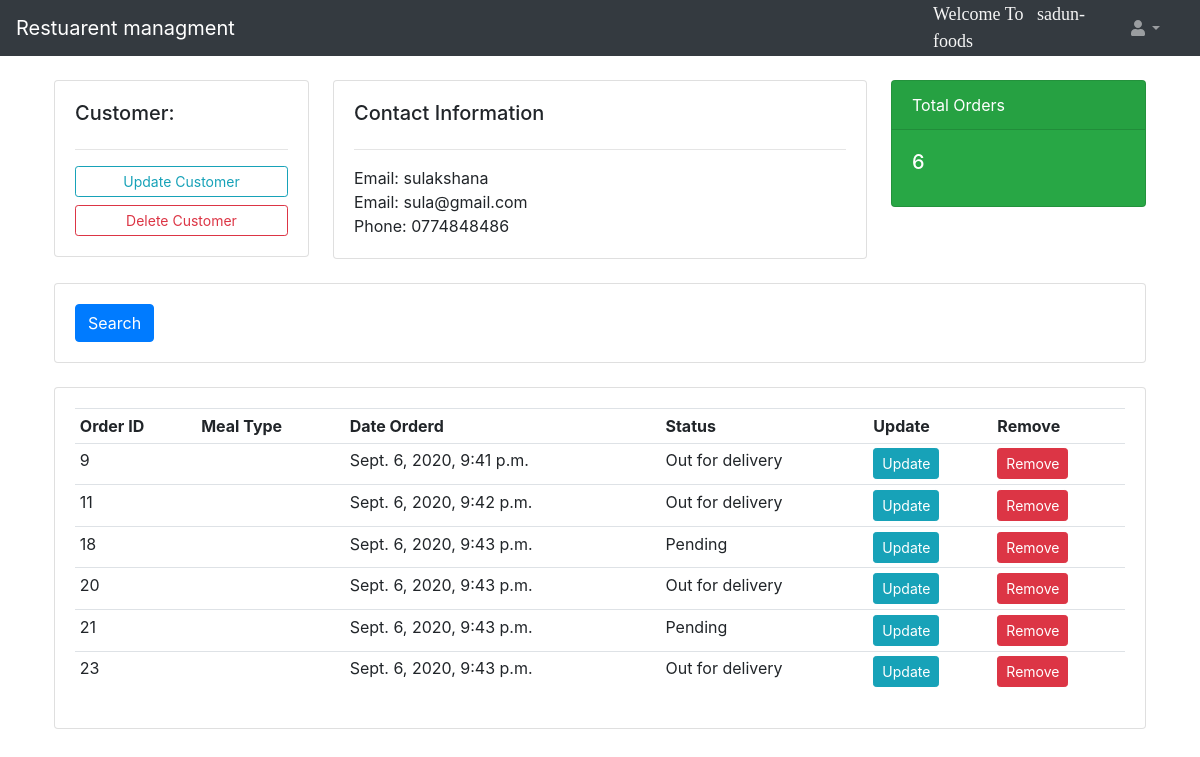
The page /customer/10/ (signed in) on the database its author committed.
### accounts/models.py (models this page shows, shortened)
class Customer(models.Model):
		name = models.CharField(max_length=200, null=True)
		contact_number = models.CharField(max_length=200, null=True)
		email = models.CharField(max_length=200, null=True)
		Address = models.CharField(max_length=200, null=True)
		user = models.ForeignKey(User,on_delete=models.CASCADE)

class Order(models.Model):
		STATUS = (
				('Pending', 'Pending'),
				('Out for delivery', 'Out for delivery'),
				('Delivered', 'Delivered'),
				)
		customer = models.ForeignKey(Customer, null=True, on_delete= models.SET_NULL)
		meal = models.ForeignKey(Meal, null=True, on_delete= models.SET_NULL)
		date_created = models.DateTimeField(auto_now_add=True, null=True)
		qty=models.IntegerField(null=True)
		status = models.CharField(max_length=200, null=True, choices=STATUS)
		user = models.ForeignKey(User,on_delete=models.CASCADE)

### accounts/views.py (the view)
# urls.py: path('customer/<str:pk_test>/', views.customerDetails, name="customer_info"),
@login_required(login_url='log')
def customerDetails(request, pk_test):
	customer = Customer.objects.get(id=pk_test)
	orders = customer.order_set.all()  # Returns all orders related to customer
	order_count = orders.count()
	context = {'customer':customer, 'view_customer_oders':orders, 'order_count':order_count}
	return render(request, 'customer.html',context)

### accounts/templates/customer.html
{%  extends 'main.html' %}
{% block content %}
{%  include 'navbar.html' %}
	<br>
<div class="container">
    <div class="row">
        <div class="col-md-3">
            <div class="card card-body">
                <h5>Customer:</h5>
                <hr>
                <a class="btn btn-outline-info  btn-sm btn-block" href="">Update Customer</a>
                <a class="btn btn-outline-danger  btn-sm btn-block" href="">Delete Customer</a>
            </div>
        </div>
        <div class="col-md-6">
            <div class="card card-body">
                <h5>Contact Information</h5>
                <hr>
                Email:  {{customer.name}}
                <br>
                Email: {{customer.email}}
                <br>
                Phone: {{customer.contact_number}}
            </div>
        </div>
        <div class="col-md-3">
            <div class="card text-white bg-success mb-3" style="max-width: 18rem;">
                <div class="card-header">Total Orders</div>
                <div class="card-body">
                  <h5 class="card-title">{{order_count}}</h5>
                </div>
            </div>
         </div>
    </div>
    <br>
    <div class="row">
        <div class="col">
            <div class="card card-body">
                <form method="get">
                <button class="btn btn-primary" type="submit">Search</button>
            </form>
            </div>
        </div>
    </div>
    <br>
    <div class="row">
        <div class="col-md">
            <div class="card card-body">
                <table class="table table-sm">
                    <tr>
                        <th>Order ID</th>
                        <th>Meal Type</th>
                        <th>Date Orderd</th>
                        <th>Status</th>
                        <th>Update</th>
                        <th>Remove</th>
                    </tr>
                    {% for i in view_customer_oders %}
                    <tr>
                        <td>{{i.id}}</td>
                        <td>{{i.meal.name}}</td>
                        <td>{{i.date_created}}</td>
                        <td>{{i.status}}</td>
                        <td><a class="btn btn-sm btn-info" href="">Update</a></td>
                        <td><a class="btn btn-sm btn-danger" href="">Remove</a></td>
                    </tr>
                    {% endfor %}
                </table>
            </div>
        </div>
    </div>
</div>
{% endblock %}

### accounts/templates/navbar.html (shortened to what this page needs)
<nav class="sb-topnav navbar navbar-expand navbar-dark bg-dark">
    <a class="navbar-brand" href="/">Restuarent managment </a>
    <span class="hello-msg">Welcome To &nbsp; {{request.user}}</span>
    <div class="navbar-nav d-none d-md-inline-block form-inline ml-auto mr-0 mr-md-3 my-2 my-md-0">
        <li class="nav-item dropdown">
            <a class="nav-link dropdown-toggle" id="userDropdown" href="#" role="button" data-toggle="dropdown" aria-haspopup="true" aria-expanded="false"><i class="fas fa-user fa-fw"></i></a>
        </li>
    </div>
</nav>

### accounts/templates/navbar.html (style rules this page uses)
.hello-msg { font-size: 18px; font-family: fantasy; color:whitesmoke; margin-right: 20px; float: left; }

### rows shown on the page
Customer: name "sulakshana", email "sula@gmail.com", contact_number "0774848486"
Order: id "9", date_created "Sept. 6, 2020, 9:41 p.m.", status "Out for delivery"
Order: id "11", date_created "Sept. 6, 2020, 9:42 p.m.", status "Out for delivery"
Order: id "18", date_created "Sept. 6, 2020, 9:43 p.m.", status "Pending"
Order: id "20", date_created "Sept. 6, 2020, 9:43 p.m.", status "Out for delivery"
Order: id "21", date_created "Sept. 6, 2020, 9:43 p.m.", status "Pending"
Order: id "23", date_created "Sept. 6, 2020, 9:43 p.m.", status "Out for delivery"

### other values the page prints
{{ request.user }} "sadun-foods"
{{ order_count }} "6"
